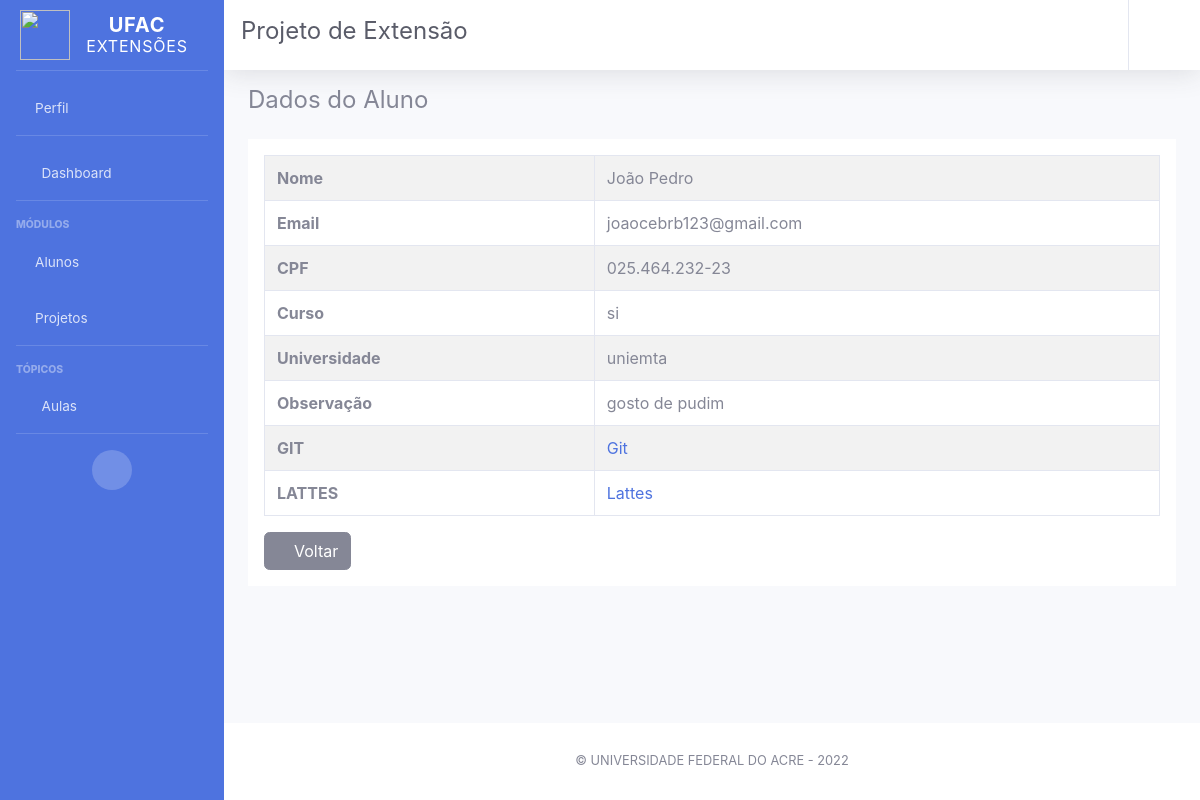
Before: /usuario/dados_aluno/1/ with the older database file.
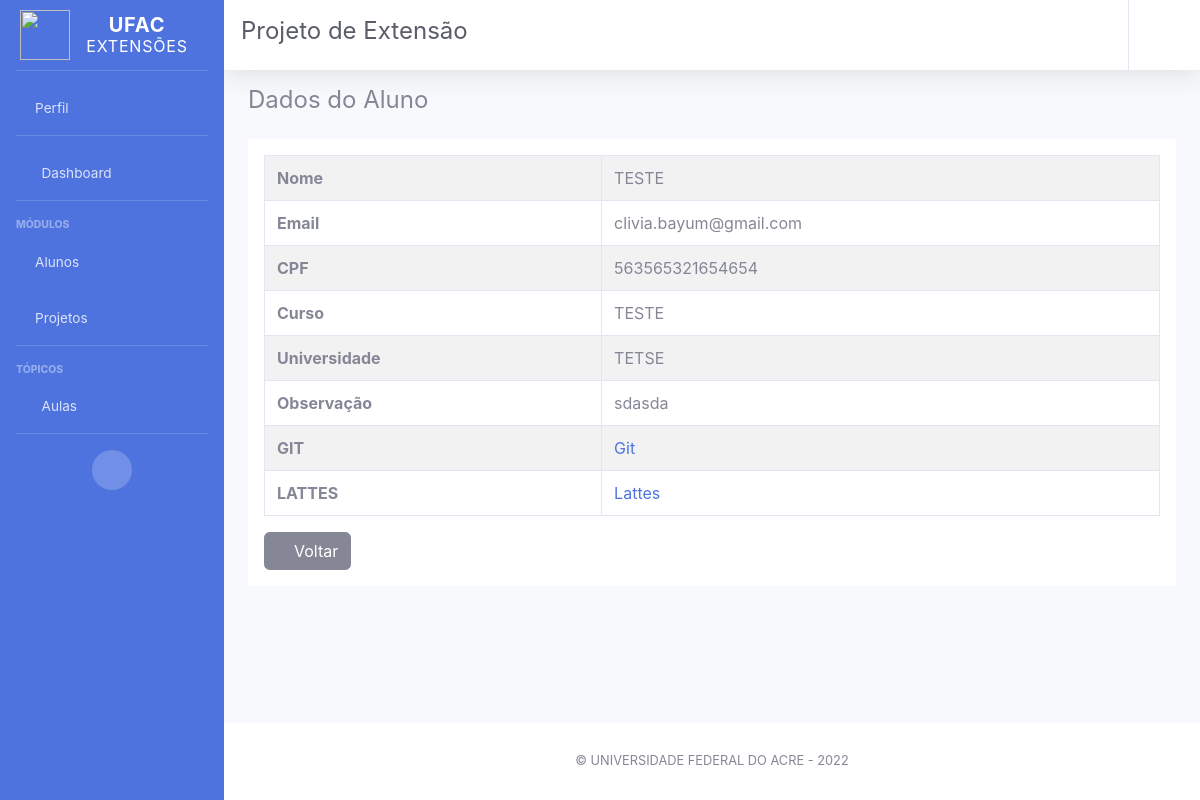
After: the same page with the newer database file.
### apps/usuario/models.py (models this page shows, shortened)
class Aluno(models.Model):
    nome = models.CharField('Nome', max_length=80)
    email = models.CharField('Email do Usuário', max_length=40)
    cpf = models.CharField('CPF', max_length=15)
    usuario = models.ForeignKey(Usuario, on_delete=models.CASCADE, blank=True, null=True)
    curso = models.CharField('Curso', max_length=100)
    universidade = models.CharField('Universidade', max_length= 50, null=True)
    lattes = models.CharField('Lattes', max_length= 60)
    git = models.CharField('Github', max_length= 60)
    observacao = models.CharField('Observações', max_length= 200)
    data_cadastro = models.DateTimeField('Cadastro em', auto_now_add= True, null=True)

### apps/usuario/views.py (the view)
# urls.py: path('dados_aluno/<int:pk>/', views.dados_aluno, name='dados_aluno'),
def dados_aluno(request, pk):
    list = Aluno.objects.filter(id=pk)
    context = {'dados_aluno':  list }
    return render(request, 'usuario/dados_aluno.html', context)

### templates/usuario/dados_aluno.html (shortened to what this page needs)
{% extends 'partials/base2.html' %}
{% load static %}
{% block conteudo %}
    <div class="d-flex bd-highlight my-3">
        <div class="align-middle bd-highlight">
            <h4>Dados do Aluno</h4>
        </div>
    </div>
        <div class="bg-white p-3">
            <table class="display table-bordered table table-striped" style="width:100%"  id="dado-projeto">
            {% for aluno in dados_aluno %}
                <tbody>
                    <tr>
                        <th>Nome</th>
                        <td>{{aluno.nome}}</td>
                    </tr>
                    <tr>
                        <th>Email</th>
                        <td> {{aluno.email}} </td>
                    </tr>
                    <tr>
                        <th>CPF</th>
                        <td>{{aluno.cpf}}</td>
                    </tr>
                    <tr>
                        <th>Curso</th>
                        <td>{{aluno.curso}}</td>
                    </tr>
                    <tr>
                        <th>Universidade</th>
                        <td>{{aluno.universidade}}</td>
                    </tr>
                    <tr>
                        <th>Observação</th>
                        <td>{{aluno.observacao}}</td>
                    </tr>
                    <tr>
                        <th>GIT</th>
                        <td><a href="{{ aluno.git }}"
                            style=" padding-top: 0.7rem; padding-bottom: 0.7rem; "
                            target="_blank"
                            data-toggle="tooltip"
                            data-placement="top"
                            title="Visualizar">
                            Git
                         </a></td>
                    </tr>
                    <tr>
                        <th>LATTES</th>
                        <td><a href="{{ aluno.latter }}"
                            style=" padding-top: 0.7rem; padding-bottom: 0.7rem; "
                            target="_blank"
                            data-toggle="tooltip"
                            data-placement="top"
                            title="Visualizar">
                            Lattes
                         </a></td>
                    </tr>
                </tbody>
            {% endfor %}
            </table>
            <a  href="{% url 'usuario:alunos_listagem' %}" class="btn btn-secondary">
                <i class="fas fa-arrow-left"></i>
                Voltar
            </a>
    </div>
{% endblock %}

Changed rows visible on the page:
changed Aluno: nome "João Pedro" → "TESTE"; email "joaocebrb123@gmail.com" → "clivia.bayum@gmail.com"; cpf "025.464.232-23" → "563565321654654"; curso "si" → "TESTE"; universidade "uniemta" → "TETSE"; observacao "gosto de pudim" → "sdasda"
